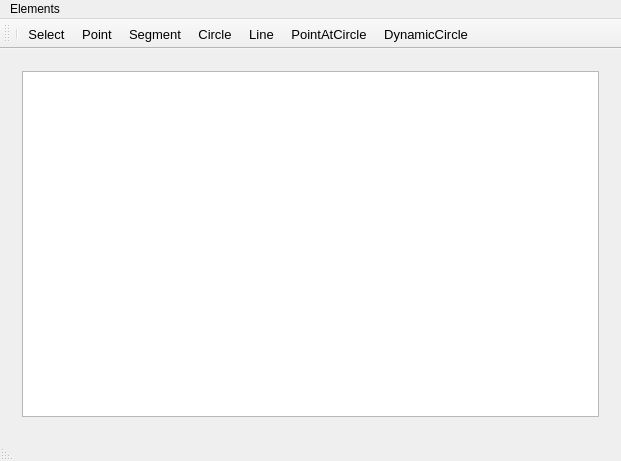
<?xml version="1.0" encoding="UTF-8"?>
<ui version="4.0">
 <class>MainWindow</class>
 <widget class="QMainWindow" name="MainWindow">
  <property name="geometry">
   <rect>
    <x>0</x>
    <y>0</y>
    <width>621</width>
    <height>461</height>
   </rect>
  </property>
  <property name="windowTitle">
   <string>MainWindow</string>
  </property>
  <widget class="QWidget" name="centralWidget">
   <layout class="QGridLayout" name="gridLayout">
    <item row="0" column="0">
     <widget class="QWidget" name="mainWidget" native="true">
      <layout class="QGridLayout" name="gridLayout_2">
       <item row="0" column="0">
        <widget class="GeometryView" name="graphicsView">
         <property name="mouseTracking">
          <bool>true</bool>
         </property>
        </widget>
       </item>
      </layout>
     </widget>
    </item>
   </layout>
  </widget>
  <widget class="QMenuBar" name="menuBar">
   <property name="geometry">
    <rect>
     <x>0</x>
     <y>0</y>
     <width>621</width>
     <height>20</height>
    </rect>
   </property>
   <widget class="QMenu" name="menuElements">
    <property name="font">
     <font>
      <pointsize>10</pointsize>
     </font>
    </property>
    <property name="title">
     <string>Elements</string>
    </property>
    <addaction name="actionPunkt"/>
    <addaction name="actionStrecke"/>
    <addaction name="actionKreis"/>
   </widget>
   <addaction name="menuElements"/>
  </widget>
  <widget class="QStatusBar" name="statusBar">
   <property name="layoutDirection">
    <enum>Qt::RightToLeft</enum>
   </property>
  </widget>
  <widget class="QToolBar" name="toolBar">
   <property name="font">
    <font>
     <family>Segoe UI</family>
     <pointsize>10</pointsize>
    </font>
   </property>
   <property name="windowTitle">
    <string>toolBar</string>
   </property>
   <attribute name="toolBarArea">
    <enum>TopToolBarArea</enum>
   </attribute>
   <attribute name="toolBarBreak">
    <bool>false</bool>
   </attribute>
   <addaction name="separator"/>
   <addaction name="actionSelect"/>
   <addaction name="actionPunkt"/>
   <addaction name="actionStrecke"/>
   <addaction name="actionKreis"/>
   <addaction name="actionLine"/>
   <addaction name="actionPointAtCircle"/>
   <addaction name="actionDynamicCircle"/>
  </widget>
  <action name="actionPunkt">
   <property name="checkable">
    <bool>true</bool>
   </property>
   <property name="text">
    <string>Point</string>
   </property>
   <property name="font">
    <font>
     <family>Segoe UI</family>
     <pointsize>10</pointsize>
    </font>
   </property>
  </action>
  <action name="actionStrecke">
   <property name="checkable">
    <bool>true</bool>
   </property>
   <property name="text">
    <string>Segment</string>
   </property>
   <property name="font">
    <font>
     <family>Segoe UI</family>
     <pointsize>10</pointsize>
    </font>
   </property>
  </action>
  <action name="actionKreis">
   <property name="checkable">
    <bool>true</bool>
   </property>
   <property name="text">
    <string>Circle</string>
   </property>
   <property name="font">
    <font>
     <family>Segoe UI</family>
     <pointsize>10</pointsize>
    </font>
   </property>
  </action>
  <action name="actionSelect">
   <property name="checkable">
    <bool>true</bool>
   </property>
   <property name="text">
    <string>Select</string>
   </property>
   <property name="font">
    <font>
     <family>Segoe UI</family>
     <pointsize>10</pointsize>
    </font>
   </property>
   <property name="shortcutContext">
    <enum>Qt::WidgetWithChildrenShortcut</enum>
   </property>
  </action>
  <action name="actionLine">
   <property name="checkable">
    <bool>true</bool>
   </property>
   <property name="text">
    <string>Line</string>
   </property>
   <property name="font">
    <font>
     <family>Segoe UI</family>
     <pointsize>10</pointsize>
    </font>
   </property>
  </action>
  <action name="actionPointAtCircle">
   <property name="checkable">
    <bool>true</bool>
   </property>
   <property name="text">
    <string>PointAtCircle</string>
   </property>
  </action>
  <action name="actionDynamicCircle">
   <property name="checkable">
    <bool>true</bool>
   </property>
   <property name="text">
    <string>DynamicCircle</string>
   </property>
  </action>
 </widget>
 <layoutdefault spacing="6" margin="11"/>
 <customwidgets>
  <customwidget>
   <class>GeometryView</class>
   <extends>QGraphicsView</extends>
   <header location="global">GeometryView.h</header>
  </customwidget>
 </customwidgets>
 <resources/>
 <connections/>
</ui>
